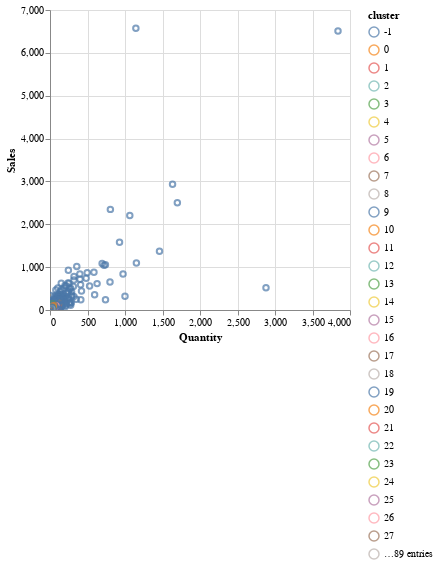

Notebook code cell kept with this figure:
### Code cell
hdbs_grouped_df.plot.scatter("Quantity", "Sales", color="cluster:N")

### Figure 1 — Vega specification as saved in the notebook (floating-point values rounded to 4 significant figures; data arrays with more than 128 entries replaced by an {"elided": "..."} marker saying what was removed)
{"$schema": "https://vega.github.io/schema/vega/v5.json", "data": [{"name": "param_21_store"}, {"name": "source_0", "values": {"elided": "2368 records"}}, {"name": "source_0_x_domain_Quantity", "values": [{"min": 1, "max": 3840}]}, {"name": "source_0_y_domain_Sales", "values": [{"min": 0.001, "max": 6575.0}]}, {"name": "source_0_color_domain_cluster", "values": [{"cluster": -1}, {"cluster": 92}, {"cluster": 27}, {"cluster": 41}, {"cluster": 112}, {"cluster": 74}, {"cluster": 47}, {"cluster": 84}, {"cluster": 43}, {"cluster": 88}, {"cluster": 105}, {"cluster": 23}, {"cluster": 36}, {"cluster": 49}, {"cluster": 24}, {"cluster": 62}, {"cluster": 22}, {"cluster": 63}, {"cluster": 96}, {"cluster": 102}, {"cluster": 69}, {"cluster": 25}, {"cluster": 28}, {"cluster": 31}, {"cluster": 76}, {"cluster": 15}, {"cluster": 107}, {"cluster": 37}, {"cluster": 51}, {"cluster": 67}, {"cluster": 116}, {"cluster": 33}, {"cluster": 108}, {"cluster": 18}, {"cluster": 89}, {"cluster": 26}, {"cluster": 17}, {"cluster": 115}, {"cluster": 3}, {"cluster": 45}, {"cluster": 11}, {"cluster": 79}, {"cluster": 75}, {"cluster": 78}, {"cluster": 57}, {"cluster": 7}, {"cluster": 59}, {"cluster": 52}, {"cluster": 103}, {"cluster": 55}, {"cluster": 82}, {"cluster": 87}, {"cluster": 34}, {"cluster": 53}, {"cluster": 61}, {"cluster": 113}, {"cluster": 32}, {"cluster": 46}, {"cluster": 21}, {"cluster": 98}, {"cluster": 58}, {"cluster": 4}, {"cluster": 86}, {"cluster": 72}, {"cluster": 97}, {"cluster": 19}, {"cluster": 83}, {"cluster": 2}, {"cluster": 50}, {"cluster": 38}, {"cluster": 29}, {"cluster": 104}, {"cluster": 39}, {"cluster": 71}, {"cluster": 10}, {"cluster": 106}, {"cluster": 101}, {"cluster": 40}, {"cluster": 91}, {"cluster": 60}, {"cluster": 95}, {"cluster": 81}, {"cluster": 80}, {"cluster": 68}, {"cluster": 90}, {"cluster": 70}, {"cluster": 73}, {"cluster": 13}, {"cluster": 64}, {"cluster": 100}, {"cluster": 0}, {"cluster": 16}, {"cluster": 9}, {"cluster": 66}, {"cluster": 56}, {"cluster": 111}, {"cluster": 110}, {"cluster": 20}, {"cluster": 44}, {"cluster": 8}, {"cluster": 77}, {"cluster": 99}, {"cluster": 85}, {"cluster": 1}, {"cluster": 93}, {"cluster": 65}, {"cluster": 48}, {"cluster": 35}, {"cluster": 42}, {"cluster": 5}, {"cluster": 54}, {"cluster": 114}, {"cluster": 14}, {"cluster": 30}, {"cluster": 94}, {"cluster": 6}, {"cluster": 12}, {"cluster": 109}]}], "signals": [{"name": "unit", "value": {}, "on": [{"events": "pointermove", "update": "isTuple(group()) ? group() : unit"}]}, {"name": "param_21", "update": "vlSelectionResolve(\"param_21_store\", \"union\")"}, {"name": "param_21_Quantity", "on": [{"events": [{"source": "view", "type": "dblclick"}], "update": "null"}, {"events": {"signal": "param_21_translate_delta"}, "update": "panLinear(param_21_translate_anchor.extent_x, -param_21_translate_delta.x / width)"}, {"events": {"signal": "param_21_zoom_delta"}, "update": "zoomLinear(domain(\"x\"), param_21_zoom_anchor.x, param_21_zoom_delta)"}]}, {"name": "param_21_Sales", "on": [{"events": [{"source": "view", "type": "dblclick"}], "update": "null"}, {"events": {"signal": "param_21_translate_delta"}, "update": "panLinear(param_21_translate_anchor.extent_y, param_21_translate_delta.y / height)"}, {"events": {"signal": "param_21_zoom_delta"}, "update": "zoomLinear(domain(\"y\"), param_21_zoom_anchor.y, param_21_zoom_delta)"}]}, {"name": "param_21_tuple", "on": [{"events": [{"signal": "param_21_Quantity || param_21_Sales"}], "update": "param_21_Quantity && param_21_Sales ? {unit: \"\", fields: param_21_tuple_fields, values: [param_21_Quantity,param_21_Sales]} : null"}]}, {"name": "param_21_tuple_fields", "value": [{"field": "Quantity", "channel": "x", "type": "R"}, {"field": "Sales", "channel": "y", "type": "R"}]}, {"name": "param_21_translate_anchor", "value": {}, "on": [{"events": [{"source": "scope", "type": "pointerdown"}], "update": "{x: x(unit), y: y(unit), extent_x: domain(\"x\"), extent_y: domain(\"y\")}"}]}, {"name": "param_21_translate_delta", "value": {}, "on": [{"events": [{"source": "window", "between": [{"source": "scope", "type": "pointerdown"}, {"source": "window", "type": "pointerup"}], "consume": true, "type": "pointermove"}], "update": "{x: param_21_translate_anchor.x - x(unit), y: param_21_translate_anchor.y - y(unit)}"}]}, {"name": "param_21_zoom_anchor", "on": [{"events": [{"source": "scope", "type": "wheel", "consume": true}], "update": "{x: invert(\"x\", x(unit)), y: invert(\"y\", y(unit))}"}]}, {"name": "param_21_zoom_delta", "on": [{"events": [{"source": "scope", "type": "wheel", "consume": true}], "update": "pow(1.001, event.deltaY * pow(16, event.deltaMode))", "force": true}]}, {"name": "param_21_modify", "on": [{"events": {"signal": "param_21_tuple"}, "update": "modify(\"param_21_store\", param_21_tuple, true)"}]}], "marks": [{"type": "symbol", "name": "marks", "from": {"data": "source_0"}, "encode": {"update": {"x": {"field": "Quantity", "scale": "x"}, "opacity": {"value": 0.7}, "y": {"field": "Sales", "scale": "y"}, "fill": {"value": "transparent"}, "tooltip": {"signal": "{\"Quantity\": format(datum[\"Quantity\"], \"\"), \"Sales\": format(datum[\"Sales\"], \"\"), \"cluster\": isValid(datum[\"cluster\"]) ? datum[\"cluster\"] : \"\"+datum[\"cluster\"]}"}, "stroke": {"field": "cluster", "scale": "color"}}}, "interactive": true, "clip": true, "style": ["point"]}], "scales": [{"name": "x", "type": "linear", "domain": [{"signal": "(data(\"source_0_x_domain_Quantity\")[0] || {}).min"}, {"signal": "(data(\"source_0_x_domain_Quantity\")[0] || {}).max"}], "range": [0, {"signal": "width"}], "zero": true, "nice": true, "domainRaw": {"signal": "param_21[\"Quantity\"]"}}, {"name": "y", "type": "linear", "domain": [{"signal": "(data(\"source_0_y_domain_Sales\")[0] || {}).min"}, {"signal": "(data(\"source_0_y_domain_Sales\")[0] || {}).max"}], "range": [{"signal": "height"}, 0], "zero": true, "nice": true, "domainRaw": {"signal": "param_21[\"Sales\"]"}}, {"name": "color", "type": "ordinal", "domain": {"data": "source_0_color_domain_cluster", "field": "cluster", "sort": true}, "range": "category"}], "axes": [{"scale": "x", "aria": false, "labels": false, "orient": "bottom", "tickCount": {"signal": "ceil(width/40)"}, "domain": false, "maxExtent": 0, "gridScale": "y", "minExtent": 0, "grid": true, "zindex": 0, "ticks": false}, {"scale": "y", "aria": false, "minExtent": 0, "domain": false, "gridScale": "x", "grid": true, "ticks": false, "labels": false, "tickCount": {"signal": "ceil(height/40)"}, "maxExtent": 0, "orient": "left", "zindex": 0}, {"scale": "x", "labelFlush": true, "orient": "bottom", "title": "Quantity", "labelOverlap": true, "tickCount": {"signal": "ceil(width/40)"}, "zindex": 0, "grid": false}, {"scale": "y", "orient": "left", "title": "Sales", "zindex": 0, "tickCount": {"signal": "ceil(height/40)"}, "grid": false, "labelOverlap": true}], "style": "cell", "width": 300, "background": "white", "legends": [{"stroke": "color", "symbolType": "circle", "title": "cluster", "encode": {"symbols": {"update": {"fill": {"value": "transparent"}, "opacity": {"value": 0.7}}}}}], "height": 300, "padding": 5}
